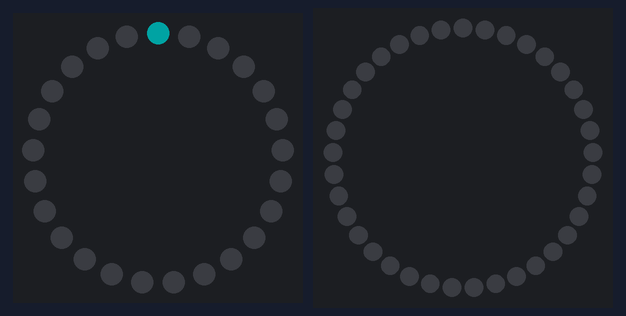
This sketch was run on a simulated ATtiny85, built with avr-gcc and run on an emulated ATtiny85. On the bench: 25 RGB LEDs in a ring, first at the top, clockwise, 37 RGB LEDs in a ring, first at the top, clockwise. Dim RGB values are drawn brighter than linear.

Above: at 0.06 s.
At 0.79 s:
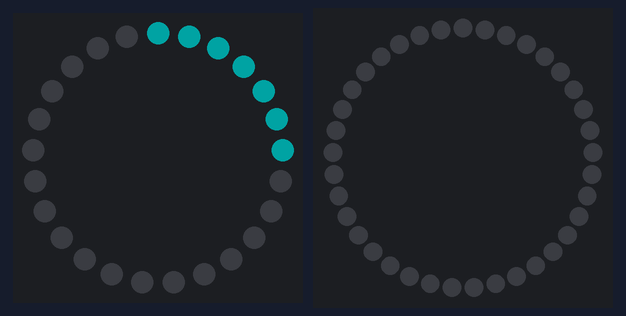
At 1.65 s:
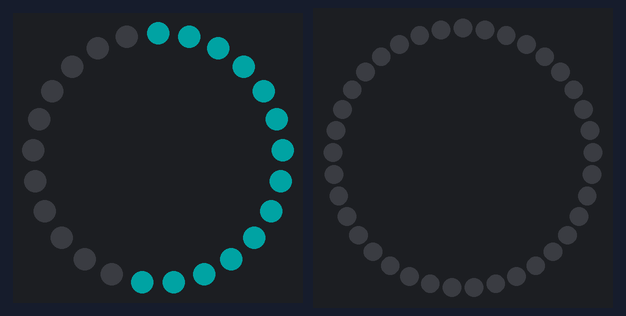
At 2.38 s:
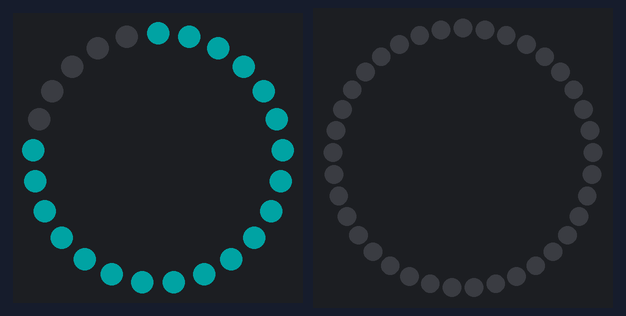
At 3.2 s:
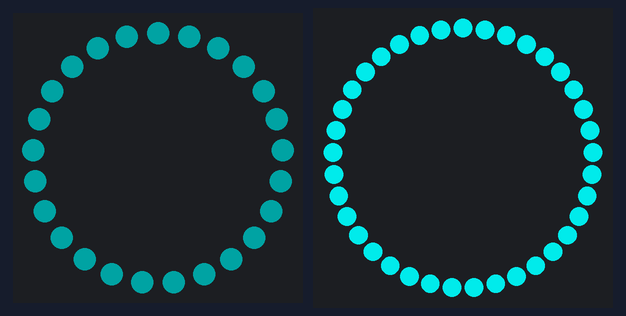
At 39.81 s:
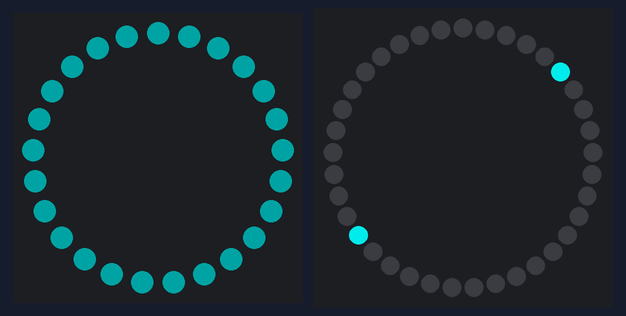

The sketch:

tron.ino
```cpp
#include <Adafruit_NeoPixel.h>
#ifdef __AVR__
  #include <avr/power.h>
#endif

#define OUTER_PIN 0
#define INNER_PIN 1
#define OUTER_RING_PIXELS 37
#define INNER_RING_PIXELS 25

Adafruit_NeoPixel outerRing = Adafruit_NeoPixel(OUTER_RING_PIXELS, OUTER_PIN, NEO_GRB + NEO_KHZ800);
Adafruit_NeoPixel innerRing = Adafruit_NeoPixel(INNER_RING_PIXELS, INNER_PIN, NEO_GRB + NEO_KHZ800);
int delayval = 5;

uint32_t color;
int index = 0;
bool loaded;

void setup() {
  // This is for Trinket 5V 16MHz, you can remove these three lines if you are not using a Trinket
#if defined (__AVR_ATtiny85__)
  if (F_CPU == 16000000) clock_prescale_set(clock_div_1);
#endif
  // End of trinket special code

  innerRing.setBrightness(50);

  innerRing.begin();
  outerRing.begin(); // This initializes the NeoPixel library.
  innerRing.show();
  outerRing.show();

  color = outerRing.Color(0, 190, 190);
  index = 0;
  loaded = false;
}

void loop() {
  if(!loaded) {
    for(int i = 0; i < INNER_RING_PIXELS; ++i) {
      innerRing.setPixelColor(i, color);
      innerRing.show();
      delay(120);
    }
    delay(120);
    for(int i = 0; i < OUTER_RING_PIXELS; ++i) {
      outerRing.setPixelColor(i, color);
    }
    outerRing.show();
    delay(750);
    loaded = true;
  }
  else {
    int half = (OUTER_RING_PIXELS / 2.0f) + 0.5f;
    for(int i=0; i<OUTER_RING_PIXELS; i++) {
      outerRing.setPixelColor(i, outerRing.Color(0, 0, 0));
    }
    outerRing.show();

    outerRing.setPixelColor(index, color);
    outerRing.setPixelColor(index + half, color);
    outerRing.show();
    delay(delayval);

    ++index %= half;
  }
}
```

Measured:
- what the display in image 4 shows lasts 0.7 s, from 3.2 s to 3.9 s
